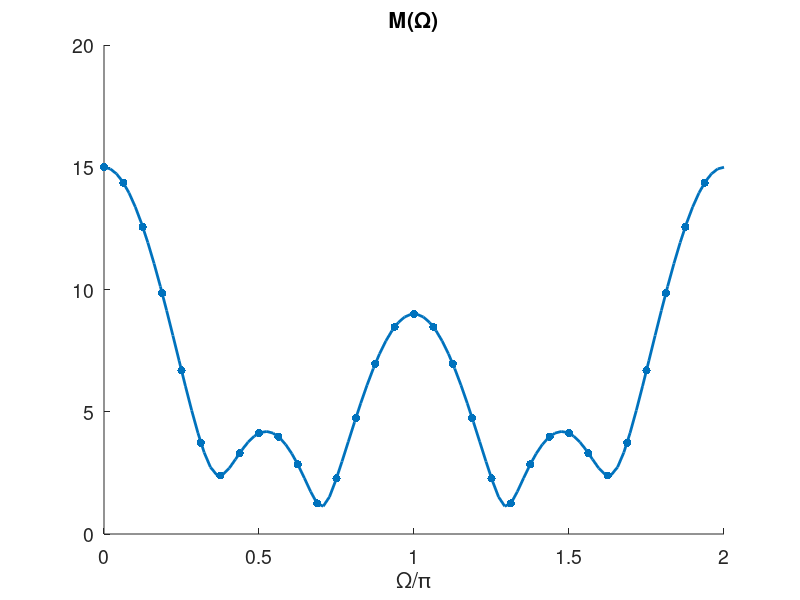

MATLAB code for this plot:
% e7_15_DFT_finite_seq.m:  plots for DTFT (and DFT/FFT) magnitude spectra of finite sequence
clear; close all; set(0,'defaultAxesFontSize',14);
x = [3 1 4 2 5];  
xlong = [x zeros(1,27)];  % calculate 32-point fft (DFT)
f = fft(xlong)            % semicolon omitted, to show the values in command window
wf= linspace(0,2*pi-pi/16,32); %fft frequency Omega range (0 to 2pi-pi/16) for plotting 
% (the FFT does not calculate a 33rd point (for 2\pi))

W=linspace(0, 2*pi,100);  % "continuous" frequency range (rad/s) for DTFT
X= 3*exp(j*2*W)+ 1*exp(j*W)+ 4 + 2*exp(-j*W) + 5*exp(-j*2*W);  % DTFT

figure,hold on,scatter (wf/pi,abs(f),'filled'), % plot DFT (FFT) together with DTFT 
 plot(W/pi,abs(X),'LineWidth',2), title('M(\Omega)'), xlabel('\Omega/\pi')
% NOTE THAT A PHASSE PLOT shows the FFT nowhere near the phase of the DTFT !!